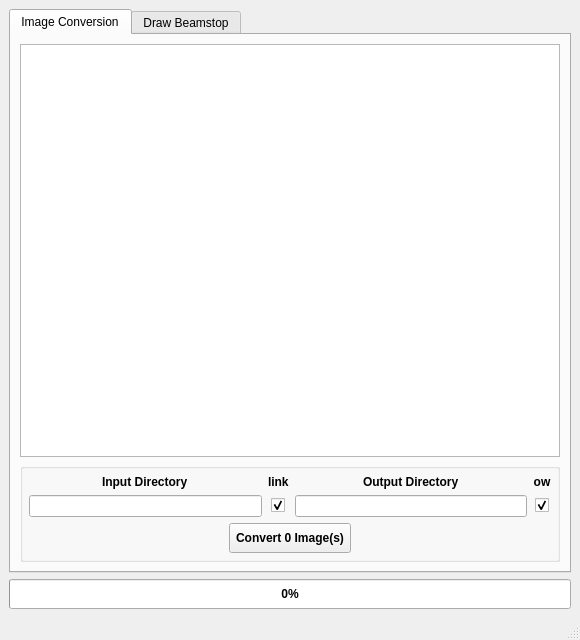
<?xml version="1.0" encoding="UTF-8"?>
<ui version="4.0">
 <class>MainWindow</class>
 <widget class="QMainWindow" name="MainWindow">
  <property name="geometry">
   <rect>
    <x>0</x>
    <y>0</y>
    <width>580</width>
    <height>640</height>
   </rect>
  </property>
  <property name="minimumSize">
   <size>
    <width>580</width>
    <height>640</height>
   </size>
  </property>
  <property name="maximumSize">
   <size>
    <width>16777215</width>
    <height>16777215</height>
   </size>
  </property>
  <property name="windowTitle">
   <string>MainWindow</string>
  </property>
  <property name="windowOpacity">
   <double>1.000000000000000</double>
  </property>
  <property name="iconSize">
   <size>
    <width>96</width>
    <height>20</height>
   </size>
  </property>
  <widget class="QWidget" name="centralwidget">
   <property name="sizePolicy">
    <sizepolicy hsizetype="Expanding" vsizetype="Expanding">
     <horstretch>0</horstretch>
     <verstretch>0</verstretch>
    </sizepolicy>
   </property>
   <layout class="QVBoxLayout" name="verticalLayout">
    <item>
     <widget class="QTabWidget" name="tabWidget">
      <property name="layoutDirection">
       <enum>Qt::LeftToRight</enum>
      </property>
      <property name="tabShape">
       <enum>QTabWidget::Rounded</enum>
      </property>
      <property name="currentIndex">
       <number>0</number>
      </property>
      <property name="iconSize">
       <size>
        <width>16</width>
        <height>16</height>
       </size>
      </property>
      <property name="elideMode">
       <enum>Qt::ElideNone</enum>
      </property>
      <property name="documentMode">
       <bool>false</bool>
      </property>
      <widget class="QWidget" name="Image_Conversion">
       <property name="sizePolicy">
        <sizepolicy hsizetype="Expanding" vsizetype="Expanding">
         <horstretch>0</horstretch>
         <verstretch>0</verstretch>
        </sizepolicy>
       </property>
       <attribute name="title">
        <string>Image Conversion</string>
       </attribute>
       <layout class="QVBoxLayout" name="verticalLayout_4">
        <item>
         <widget class="QTreeView" name="treeView">
          <property name="minimumSize">
           <size>
            <width>200</width>
            <height>200</height>
           </size>
          </property>
         </widget>
        </item>
        <item>
         <widget class="QGroupBox" name="groupBox_3">
          <property name="title">
           <string/>
          </property>
          <layout class="QVBoxLayout" name="verticalLayout_7">
           <property name="spacing">
            <number>6</number>
           </property>
           <property name="leftMargin">
            <number>6</number>
           </property>
           <property name="topMargin">
            <number>6</number>
           </property>
           <property name="rightMargin">
            <number>6</number>
           </property>
           <property name="bottomMargin">
            <number>6</number>
           </property>
           <item>
            <layout class="QGridLayout" name="gridLayout">
             <item row="0" column="3" alignment="Qt::AlignHCenter">
              <widget class="QLabel" name="label_5">
               <property name="font">
                <font>
                 <weight>75</weight>
                 <bold>true</bold>
                </font>
               </property>
               <property name="text">
                <string>ow</string>
               </property>
               <property name="alignment">
                <set>Qt::AlignCenter</set>
               </property>
              </widget>
             </item>
             <item row="1" column="0">
              <widget class="QLineEdit" name="le_input">
               <property name="dragEnabled">
                <bool>true</bool>
               </property>
              </widget>
             </item>
             <item row="1" column="1" alignment="Qt::AlignHCenter">
              <widget class="QCheckBox" name="cb_link">
               <property name="text">
                <string/>
               </property>
               <property name="checked">
                <bool>true</bool>
               </property>
              </widget>
             </item>
             <item row="0" column="0" alignment="Qt::AlignHCenter">
              <widget class="QLabel" name="label">
               <property name="font">
                <font>
                 <weight>75</weight>
                 <bold>true</bold>
                </font>
               </property>
               <property name="text">
                <string>Input Directory</string>
               </property>
              </widget>
             </item>
             <item row="0" column="1">
              <widget class="QLabel" name="label_3">
               <property name="font">
                <font>
                 <weight>75</weight>
                 <bold>true</bold>
                </font>
               </property>
               <property name="text">
                <string>link</string>
               </property>
              </widget>
             </item>
             <item row="1" column="2">
              <widget class="QLineEdit" name="le_output">
               <property name="dragEnabled">
                <bool>true</bool>
               </property>
              </widget>
             </item>
             <item row="0" column="2" alignment="Qt::AlignHCenter">
              <widget class="QLabel" name="label_2">
               <property name="font">
                <font>
                 <weight>75</weight>
                 <bold>true</bold>
                </font>
               </property>
               <property name="text">
                <string>Output Directory</string>
               </property>
              </widget>
             </item>
             <item row="1" column="3" alignment="Qt::AlignHCenter">
              <widget class="QCheckBox" name="cb_overwrite">
               <property name="text">
                <string/>
               </property>
               <property name="checked">
                <bool>true</bool>
               </property>
              </widget>
             </item>
            </layout>
           </item>
           <item alignment="Qt::AlignHCenter">
            <widget class="QToolButton" name="tb_convert">
             <property name="minimumSize">
              <size>
               <width>100</width>
               <height>30</height>
              </size>
             </property>
             <property name="font">
              <font>
               <weight>75</weight>
               <bold>true</bold>
              </font>
             </property>
             <property name="text">
              <string>Convert 0 Image(s)</string>
             </property>
            </widget>
           </item>
          </layout>
         </widget>
        </item>
       </layout>
      </widget>
      <widget class="QWidget" name="Draw_Beamstop">
       <property name="sizePolicy">
        <sizepolicy hsizetype="Expanding" vsizetype="Expanding">
         <horstretch>0</horstretch>
         <verstretch>0</verstretch>
        </sizepolicy>
       </property>
       <attribute name="title">
        <string>Draw Beamstop</string>
       </attribute>
       <layout class="QVBoxLayout" name="verticalLayout_2">
        <property name="leftMargin">
         <number>9</number>
        </property>
        <property name="topMargin">
         <number>9</number>
        </property>
        <property name="rightMargin">
         <number>9</number>
        </property>
        <property name="bottomMargin">
         <number>9</number>
        </property>
        <item>
         <widget class="QGroupBox" name="gb_mask_top">
          <property name="sizePolicy">
           <sizepolicy hsizetype="Expanding" vsizetype="Preferred">
            <horstretch>0</horstretch>
            <verstretch>0</verstretch>
           </sizepolicy>
          </property>
          <property name="font">
           <font>
            <weight>75</weight>
            <bold>true</bold>
           </font>
          </property>
          <property name="title">
           <string/>
          </property>
          <property name="alignment">
           <set>Qt::AlignCenter</set>
          </property>
          <layout class="QHBoxLayout" name="horizontalLayout_4">
           <property name="leftMargin">
            <number>9</number>
           </property>
           <property name="topMargin">
            <number>9</number>
           </property>
           <property name="rightMargin">
            <number>9</number>
           </property>
           <item>
            <spacer name="horizontalSpacer_11">
             <property name="orientation">
              <enum>Qt::Horizontal</enum>
             </property>
             <property name="sizeHint" stdset="0">
              <size>
               <width>40</width>
               <height>20</height>
              </size>
             </property>
            </spacer>
           </item>
           <item>
            <widget class="QComboBox" name="cb_mask_fname">
             <property name="currentIndex">
              <number>-1</number>
             </property>
             <property name="maxVisibleItems">
              <number>10</number>
             </property>
             <property name="sizeAdjustPolicy">
              <enum>QComboBox::AdjustToContents</enum>
             </property>
             <property name="frame">
              <bool>true</bool>
             </property>
            </widget>
           </item>
           <item>
            <spacer name="horizontalSpacer_12">
             <property name="orientation">
              <enum>Qt::Horizontal</enum>
             </property>
             <property name="sizeHint" stdset="0">
              <size>
               <width>40</width>
               <height>20</height>
              </size>
             </property>
            </spacer>
           </item>
          </layout>
         </widget>
        </item>
        <item>
         <widget class="QScrollArea" name="scrollArea">
          <property name="sizePolicy">
           <sizepolicy hsizetype="Expanding" vsizetype="Expanding">
            <horstretch>0</horstretch>
            <verstretch>0</verstretch>
           </sizepolicy>
          </property>
          <property name="minimumSize">
           <size>
            <width>0</width>
            <height>0</height>
           </size>
          </property>
          <property name="maximumSize">
           <size>
            <width>16777215</width>
            <height>16777215</height>
           </size>
          </property>
          <property name="frameShape">
           <enum>QFrame::Box</enum>
          </property>
          <property name="frameShadow">
           <enum>QFrame::Plain</enum>
          </property>
          <property name="verticalScrollBarPolicy">
           <enum>Qt::ScrollBarAsNeeded</enum>
          </property>
          <property name="horizontalScrollBarPolicy">
           <enum>Qt::ScrollBarAsNeeded</enum>
          </property>
          <property name="sizeAdjustPolicy">
           <enum>QAbstractScrollArea::AdjustToContents</enum>
          </property>
          <property name="widgetResizable">
           <bool>true</bool>
          </property>
          <property name="alignment">
           <set>Qt::AlignLeading|Qt::AlignLeft|Qt::AlignVCenter</set>
          </property>
          <widget class="QWidget" name="scrollAreaWidgetContents_2">
           <property name="geometry">
            <rect>
             <x>0</x>
             <y>0</y>
             <width>536</width>
             <height>340</height>
            </rect>
           </property>
           <property name="focusPolicy">
            <enum>Qt::WheelFocus</enum>
           </property>
           <layout class="QVBoxLayout" name="verticalLayout_3">
            <item alignment="Qt::AlignHCenter|Qt::AlignVCenter">
             <widget class="QGroupBox" name="fix_to_frame_dimensions">
              <property name="sizePolicy">
               <sizepolicy hsizetype="Expanding" vsizetype="Expanding">
                <horstretch>0</horstretch>
                <verstretch>0</verstretch>
               </sizepolicy>
              </property>
              <property name="minimumSize">
               <size>
                <width>128</width>
                <height>128</height>
               </size>
              </property>
              <property name="maximumSize">
               <size>
                <width>16777215</width>
                <height>16777215</height>
               </size>
              </property>
              <property name="title">
               <string/>
              </property>
              <layout class="QVBoxLayout" name="verticalLayout_5">
               <property name="spacing">
                <number>0</number>
               </property>
               <property name="leftMargin">
                <number>0</number>
               </property>
               <property name="topMargin">
                <number>0</number>
               </property>
               <property name="rightMargin">
                <number>0</number>
               </property>
               <property name="bottomMargin">
                <number>0</number>
               </property>
               <item>
                <layout class="QVBoxLayout" name="wi_frameContainer">
                 <property name="spacing">
                  <number>0</number>
                 </property>
                </layout>
               </item>
              </layout>
             </widget>
            </item>
           </layout>
          </widget>
         </widget>
        </item>
        <item>
         <widget class="QGroupBox" name="gb_mask_bottom">
          <property name="sizePolicy">
           <sizepolicy hsizetype="Expanding" vsizetype="Preferred">
            <horstretch>0</horstretch>
            <verstretch>0</verstretch>
           </sizepolicy>
          </property>
          <property name="title">
           <string/>
          </property>
          <layout class="QGridLayout" name="gridLayout_3">
           <item row="0" column="0">
            <layout class="QHBoxLayout" name="hl_save_mask">
             <property name="topMargin">
              <number>0</number>
             </property>
             <item>
              <widget class="QToolButton" name="tb_mask_reset">
               <property name="minimumSize">
                <size>
                 <width>0</width>
                 <height>25</height>
                </size>
               </property>
               <property name="text">
                <string>Reset Mask</string>
               </property>
              </widget>
             </item>
             <item>
              <spacer name="horizontalSpacer_7">
               <property name="orientation">
                <enum>Qt::Horizontal</enum>
               </property>
               <property name="sizeHint" stdset="0">
                <size>
                 <width>40</width>
                 <height>20</height>
                </size>
               </property>
              </spacer>
             </item>
             <item>
              <widget class="QLabel" name="label_4">
               <property name="text">
                <string>Intensity:</string>
               </property>
              </widget>
             </item>
             <item>
              <widget class="QSlider" name="hs_mask_int">
               <property name="minimum">
                <number>1</number>
               </property>
               <property name="maximum">
                <number>100</number>
               </property>
               <property name="pageStep">
                <number>1</number>
               </property>
               <property name="value">
                <number>25</number>
               </property>
               <property name="orientation">
                <enum>Qt::Horizontal</enum>
               </property>
              </widget>
             </item>
             <item>
              <spacer name="horizontalSpacer_9">
               <property name="orientation">
                <enum>Qt::Horizontal</enum>
               </property>
               <property name="sizeHint" stdset="0">
                <size>
                 <width>40</width>
                 <height>20</height>
                </size>
               </property>
              </spacer>
             </item>
             <item>
              <widget class="QToolButton" name="tb_mask_prev_img">
               <property name="minimumSize">
                <size>
                 <width>25</width>
                 <height>25</height>
                </size>
               </property>
               <property name="text">
                <string/>
               </property>
              </widget>
             </item>
             <item>
              <widget class="Line" name="line_3">
               <property name="frameShadow">
                <enum>QFrame::Plain</enum>
               </property>
               <property name="orientation">
                <enum>Qt::Vertical</enum>
               </property>
              </widget>
             </item>
             <item>
              <widget class="QToolButton" name="tb_mask_next_img">
               <property name="minimumSize">
                <size>
                 <width>25</width>
                 <height>25</height>
                </size>
               </property>
               <property name="text">
                <string/>
               </property>
              </widget>
             </item>
             <item>
              <spacer name="horizontalSpacer_10">
               <property name="orientation">
                <enum>Qt::Horizontal</enum>
               </property>
               <property name="sizeHint" stdset="0">
                <size>
                 <width>40</width>
                 <height>20</height>
                </size>
               </property>
              </spacer>
             </item>
             <item>
              <widget class="QToolButton" name="tb_mask_save">
               <property name="minimumSize">
                <size>
                 <width>0</width>
                 <height>25</height>
                </size>
               </property>
               <property name="text">
                <string>Save Mask</string>
               </property>
              </widget>
             </item>
             <item>
              <spacer name="horizontalSpacer_8">
               <property name="orientation">
                <enum>Qt::Horizontal</enum>
               </property>
               <property name="sizeHint" stdset="0">
                <size>
                 <width>40</width>
                 <height>20</height>
                </size>
               </property>
              </spacer>
             </item>
             <item>
              <widget class="QCheckBox" name="cb_mask_stored">
               <property name="enabled">
                <bool>false</bool>
               </property>
               <property name="layoutDirection">
                <enum>Qt::RightToLeft</enum>
               </property>
               <property name="text">
                <string>Mask Stored:</string>
               </property>
              </widget>
             </item>
            </layout>
           </item>
          </layout>
         </widget>
        </item>
       </layout>
      </widget>
     </widget>
    </item>
    <item>
     <widget class="QProgressBar" name="pb_convert">
      <property name="minimumSize">
       <size>
        <width>0</width>
        <height>30</height>
       </size>
      </property>
      <property name="font">
       <font>
        <weight>75</weight>
        <bold>true</bold>
       </font>
      </property>
      <property name="value">
       <number>0</number>
      </property>
     </widget>
    </item>
   </layout>
  </widget>
  <widget class="QMenuBar" name="menubar">
   <property name="geometry">
    <rect>
     <x>0</x>
     <y>0</y>
     <width>580</width>
     <height>21</height>
    </rect>
   </property>
   <property name="sizePolicy">
    <sizepolicy hsizetype="Expanding" vsizetype="Expanding">
     <horstretch>0</horstretch>
     <verstretch>0</verstretch>
    </sizepolicy>
   </property>
  </widget>
  <widget class="QStatusBar" name="statusBar">
   <property name="sizePolicy">
    <sizepolicy hsizetype="Expanding" vsizetype="Expanding">
     <horstretch>0</horstretch>
     <verstretch>0</verstretch>
    </sizepolicy>
   </property>
   <property name="sizeGripEnabled">
    <bool>true</bool>
   </property>
  </widget>
  <action name="action_enable_tth">
   <property name="text">
    <string>enable tth</string>
   </property>
  </action>
 </widget>
 <resources/>
 <connections/>
</ui>
